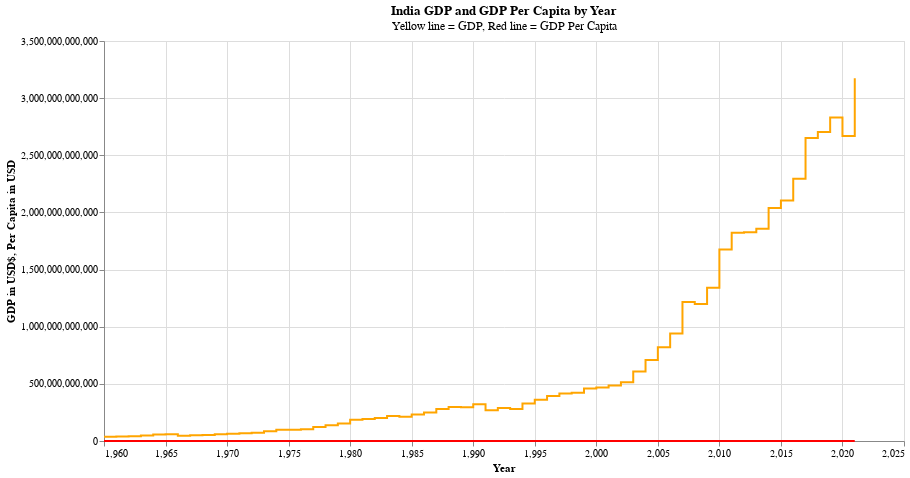

Source (notebook cell):
### Markdown cell above
# India GDP and GDP Per Capita by Year Line Plot

### Code cell
import altair as alt

chart56 = alt.Chart(india_df).mark_line(interpolate='step-after').encode(
    x=alt.X('Year', title='Year'),
    y=alt.Y('GDP in USD$', title='GDP in USD$'),
    color=alt.value("orange"),
    tooltip=['Year', alt.Tooltip('GDP in USD$', format='$,.2f')]
).properties(
    width=800,
    height=400,
    title={
        "text": "India GDP and GDP Per Capita by Year",
        "subtitle": "Yellow line = GDP, Red line = GDP Per Capita"
    }
)

chart2 = alt.Chart(india_df).mark_line(interpolate='step-after').encode(
    x=alt.X('Year', title='Year'),
    y=alt.Y('Per Capita in USD', title='Per Capita in USD'),
    color=alt.value("Red"),
    tooltip=['Year', alt.Tooltip('Per Capita in USD', format='$,.2f')]
).properties(
    width=800,
    height=400,
    title={
        "text": "India GDP by Year",
        "subtitle": "Yellow line = GDP, Red line = GDP Per Capita"
    }
)

chart56 + chart2

### Figure 1 — Vega-Lite specification as saved in the notebook (floating-point values rounded to 4 significant figures)
{"config": {"view": {"continuousWidth": 400, "continuousHeight": 300}}, "layer": [{"mark": {"type": "line", "interpolate": "step-after"}, "encoding": {"color": {"value": "orange"}, "tooltip": [{"field": "Year", "type": "quantitative"}, {"field": "GDP in USD$", "format": "$,.2f", "type": "quantitative"}], "x": {"field": "Year", "title": "Year", "type": "quantitative"}, "y": {"field": "GDP in USD$", "title": "GDP in USD$", "type": "quantitative"}}, "height": 400, "title": {"text": "India GDP and GDP Per Capita by Year", "subtitle": "Yellow line = GDP, Red line = GDP Per Capita"}, "width": 800}, {"mark": {"type": "line", "interpolate": "step-after"}, "encoding": {"color": {"value": "Red"}, "tooltip": [{"field": "Year", "type": "quantitative"}, {"field": "Per Capita in USD", "format": "$,.2f", "type": "quantitative"}], "x": {"field": "Year", "title": "Year", "type": "quantitative"}, "y": {"field": "Per Capita in USD", "title": "Per Capita in USD", "type": "quantitative"}}, "height": 400, "title": {"text": "India GDP by Year", "subtitle": "Yellow line = GDP, Red line = GDP Per Capita"}, "width": 800}], "data": {"name": "data-3ca48578e6010686f7a5389bdf8a7db6"}, "$schema": "https://vega.github.io/schema/vega-lite/v4.17.0.json", "datasets": {"data-3ca48578e6010686f7a5389bdf8a7db6": [{"Unnamed: 0": 0, "Year": 2021, "GDP in USD$": 3173000000000.0, "GDP in (Billion) $": 3173.0, "Per Capita in USD": 2207.0, "Per Capita in rupees": 182160, "Growth %": 8.95}, {"Unnamed: 0": 1, "Year": 2020, "GDP in USD$": 2668000000000.0, "GDP in (Billion) $": 2668.0, "Per Capita in USD": 1874.0, "Per Capita in rupees": 154640, "Growth %": -6.6}, {"Unnamed: 0": 2, "Year": 2019, "GDP in USD$": 2832000000000.0, "GDP in (Billion) $": 2832.0, "Per Capita in USD": 2008.0, "Per Capita in rupees": 165760, "Growth %": 3.74}, {"Unnamed: 0": 3, "Year": 2018, "GDP in USD$": 2703000000000.0, "GDP in (Billion) $": 2703.0, "Per Capita in USD": 1937.0, "Per Capita in rupees": 159840, "Growth %": 6.45}, {"Unnamed: 0": 4, "Year": 2017, "GDP in USD$": 2651000000000.0, "GDP in (Billion) $": 2651.0, "Per Capita in USD": 1920.0, "Per Capita in rupees": 158480, "Growth %": 6.8}, {"Unnamed: 0": 5, "Year": 2016, "GDP in USD$": 2295000000000.0, "GDP in (Billion) $": 2295.0, "Per Capita in USD": 1680.0, "Per Capita in rupees": 138640, "Growth %": 8.26}, {"Unnamed: 0": 6, "Year": 2015, "GDP in USD$": 2104000000000.0, "GDP in (Billion) $": 2104.0, "Per Capita in USD": 1557.0, "Per Capita in rupees": 128480, "Growth %": 8.0}, {"Unnamed: 0": 7, "Year": 2014, "GDP in USD$": 2039000000000.0, "GDP in (Billion) $": 2039.0, "Per Capita in USD": 1526.0, "Per Capita in rupees": 125920, "Growth %": 7.41}, {"Unnamed: 0": 8, "Year": 2013, "GDP in USD$": 1857000000000.0, "GDP in (Billion) $": 1857.0, "Per Capita in USD": 1406.0, "Per Capita in rupees": 116000, "Growth %": 6.39}, {"Unnamed: 0": 9, "Year": 2012, "GDP in USD$": 1828000000000.0, "GDP in (Billion) $": 1828.0, "Per Capita in USD": 1400.0, "Per Capita in rupees": 115520, "Growth %": 5.46}, {"Unnamed: 0": 10, "Year": 2011, "GDP in USD$": 1823000000000.0, "GDP in (Billion) $": 1823.0, "Per Capita in USD": 1413.0, "Per Capita in rupees": 116640, "Growth %": 5.24}, {"Unnamed: 0": 11, "Year": 2010, "GDP in USD$": 1676000000000.0, "GDP in (Billion) $": 1676.0, "Per Capita in USD": 1316.0, "Per Capita in rupees": 108640, "Growth %": 8.5}, {"Unnamed: 0": 12, "Year": 2009, "GDP in USD$": 1342000000000.0, "GDP in (Billion) $": 1342.0, "Per Capita in USD": 1068.0, "Per Capita in rupees": 88160, "Growth %": 7.86}, {"Unnamed: 0": 13, "Year": 2008, "GDP in USD$": 1199000000000.0, "GDP in (Billion) $": 1199.0, "Per Capita in USD": 968.4, "Per Capita in rupees": 79920, "Growth %": 3.09}, {"Unnamed: 0": 14, "Year": 2007, "GDP in USD$": 1217000000000.0, "GDP in (Billion) $": 1217.0, "Per Capita in USD": 996.5, "Per Capita in rupees": 82240, "Growth %": 7.66}, {"Unnamed: 0": 15, "Year": 2006, "GDP in USD$": 940300000000.0, "GDP in (Billion) $": 940.3, "Per Capita in USD": 782.3, "Per Capita in rupees": 64560, "Growth %": 8.06}, {"Unnamed: 0": 16, "Year": 2005, "GDP in USD$": 820400000000.0, "GDP in (Billion) $": 820.4, "Per Capita in USD": 693.1, "Per Capita in rupees": 57200, "Growth %": 7.92}, {"Unnamed: 0": 17, "Year": 2004, "GDP in USD$": 709200000000.0, "GDP in (Billion) $": 709.1, "Per Capita in USD": 608.7, "Per Capita in rupees": 50240, "Growth %": 7.92}, {"Unnamed: 0": 18, "Year": 2003, "GDP in USD$": 607700000000.0, "GDP in (Billion) $": 607.7, "Per Capita in USD": 530.2, "Per Capita in rupees": 43760, "Growth %": 7.86}, {"Unnamed: 0": 19, "Year": 2002, "GDP in USD$": 514900000000.0, "GDP in (Billion) $": 514.9, "Per Capita in USD": 456.6, "Per Capita in rupees": 37680, "Growth %": 3.8}, {"Unnamed: 0": 20, "Year": 2001, "GDP in USD$": 485400000000.0, "GDP in (Billion) $": 485.4, "Per Capita in USD": 438.1, "Per Capita in rupees": 36160, "Growth %": 4.82}, {"Unnamed: 0": 21, "Year": 2000, "GDP in USD$": 468400000000.0, "GDP in (Billion) $": 468.4, "Per Capita in USD": 429.4, "Per Capita in rupees": 35440, "Growth %": 3.84}, {"Unnamed: 0": 22, "Year": 1999, "GDP in USD$": 458800000000.0, "GDP in (Billion) $": 458.8, "Per Capita in USD": 428.5, "Per Capita in rupees": 35360, "Growth %": 8.85}, {"Unnamed: 0": 23, "Year": 1998, "GDP in USD$": 421400000000.0, "GDP in (Billion) $": 421.4, "Per Capita in USD": 400.3, "Per Capita in rupees": 33040, "Growth %": 6.18}, {"Unnamed: 0": 24, "Year": 1997, "GDP in USD$": 415900000000.0, "GDP in (Billion) $": 415.9, "Per Capita in USD": 402.3, "Per Capita in rupees": 33200, "Growth %": 4.05}, {"Unnamed: 0": 25, "Year": 1996, "GDP in USD$": 392900000000.0, "GDP in (Billion) $": 392.9, "Per Capita in USD": 387.7, "Per Capita in rupees": 32000, "Growth %": 7.55}, {"Unnamed: 0": 26, "Year": 1995, "GDP in USD$": 360300000000.0, "GDP in (Billion) $": 360.3, "Per Capita in USD": 362.5, "Per Capita in rupees": 29920, "Growth %": 7.57}, {"Unnamed: 0": 27, "Year": 1994, "GDP in USD$": 327300000000.0, "GDP in (Billion) $": 327.3, "Per Capita in USD": 335.4, "Per Capita in rupees": 27680, "Growth %": 6.66}, {"Unnamed: 0": 28, "Year": 1993, "GDP in USD$": 279300000000.0, "GDP in (Billion) $": 279.3, "Per Capita in USD": 291.8, "Per Capita in rupees": 24080, "Growth %": 4.75}, {"Unnamed: 0": 29, "Year": 1992, "GDP in USD$": 288200000000.0, "GDP in (Billion) $": 288.2, "Per Capita in USD": 307.3, "Per Capita in rupees": 25360, "Growth %": 5.48}, {"Unnamed: 0": 30, "Year": 1991, "GDP in USD$": 270100000000.0, "GDP in (Billion) $": 270.1, "Per Capita in USD": 293.7, "Per Capita in rupees": 24240, "Growth %": 1.06}, {"Unnamed: 0": 31, "Year": 1990, "GDP in USD$": 321000000000.0, "GDP in (Billion) $": 321.0, "Per Capita in USD": 356.7, "Per Capita in rupees": 29440, "Growth %": 5.53}, {"Unnamed: 0": 32, "Year": 1989, "GDP in USD$": 296000000000.0, "GDP in (Billion) $": 296.0, "Per Capita in USD": 335.4, "Per Capita in rupees": 27680, "Growth %": 5.95}, {"Unnamed: 0": 33, "Year": 1988, "GDP in USD$": 296600000000.0, "GDP in (Billion) $": 296.6, "Per Capita in USD": 343.1, "Per Capita in rupees": 28320, "Growth %": 9.63}, {"Unnamed: 0": 34, "Year": 1987, "GDP in USD$": 279000000000.0, "GDP in (Billion) $": 279.0, "Per Capita in USD": 329.6, "Per Capita in rupees": 27200, "Growth %": 3.97}, {"Unnamed: 0": 35, "Year": 1986, "GDP in USD$": 249000000000.0, "GDP in (Billion) $": 249.0, "Per Capita in USD": 300.5, "Per Capita in rupees": 24800, "Growth %": 4.78}, {"Unnamed: 0": 36, "Year": 1985, "GDP in USD$": 232500000000.0, "GDP in (Billion) $": 232.5, "Per Capita in USD": 286.9, "Per Capita in rupees": 23680, "Growth %": 5.25}, {"Unnamed: 0": 37, "Year": 1984, "GDP in USD$": 212200000000.0, "GDP in (Billion) $": 212.2, "Per Capita in USD": 268.5, "Per Capita in rupees": 22160, "Growth %": 3.82}, {"Unnamed: 0": 38, "Year": 1983, "GDP in USD$": 218300000000.0, "GDP in (Billion) $": 218.3, "Per Capita in USD": 282.1, "Per Capita in rupees": 23280, "Growth %": 7.29}, {"Unnamed: 0": 39, "Year": 1982, "GDP in USD$": 200700000000.0, "GDP in (Billion) $": 200.7, "Per Capita in USD": 265.6, "Per Capita in rupees": 21920, "Growth %": 3.48}, {"Unnamed: 0": 40, "Year": 1981, "GDP in USD$": 193500000000.0, "GDP in (Billion) $": 193.5, "Per Capita in USD": 261.7, "Per Capita in rupees": 21600, "Growth %": 6.01}, {"Unnamed: 0": 41, "Year": 1980, "GDP in USD$": 186300000000.0, "GDP in (Billion) $": 186.3, "Per Capita in USD": 258.8, "Per Capita in rupees": 21360, "Growth %": 6.74}, {"Unnamed: 0": 42, "Year": 1979, "GDP in USD$": 153000000000.0, "GDP in (Billion) $": 153.0, "Per Capita in USD": 217.1, "Per Capita in rupees": 17920, "Growth %": -5.24}, {"Unnamed: 0": 43, "Year": 1978, "GDP in USD$": 137300000000.0, "GDP in (Billion) $": 137.3, "Per Capita in USD": 199.7, "Per Capita in rupees": 16480, "Growth %": 5.71}, {"Unnamed: 0": 44, "Year": 1977, "GDP in USD$": 121500000000.0, "GDP in (Billion) $": 121.5, "Per Capita in USD": 180.3, "Per Capita in rupees": 14880, "Growth %": 7.25}, {"Unnamed: 0": 45, "Year": 1976, "GDP in USD$": 102700000000.0, "GDP in (Billion) $": 102.7, "Per Capita in USD": 156.1, "Per Capita in rupees": 12880, "Growth %": 1.66}, {"Unnamed: 0": 46, "Year": 1975, "GDP in USD$": 98470000000.0, "GDP in (Billion) $": 98.47, "Per Capita in USD": 153.2, "Per Capita in rupees": 12640, "Growth %": 9.15}, {"Unnamed: 0": 47, "Year": 1974, "GDP in USD$": 99530000000.0, "GDP in (Billion) $": 99.53, "Per Capita in USD": 158.0, "Per Capita in rupees": 13040, "Growth %": 1.19}, {"Unnamed: 0": 48, "Year": 1973, "GDP in USD$": 85520000000.0, "GDP in (Billion) $": 85.52, "Per Capita in USD": 139.6, "Per Capita in rupees": 11520, "Growth %": 3.3}, {"Unnamed: 0": 49, "Year": 1972, "GDP in USD$": 71460000000.0, "GDP in (Billion) $": 71.46, "Per Capita in USD": 119.2, "Per Capita in rupees": 9840, "Growth %": -0.55}, {"Unnamed: 0": 50, "Year": 1971, "GDP in USD$": 67350000000.0, "GDP in (Billion) $": 67.35, "Per Capita in USD": 115.4, "Per Capita in rupees": 9520, "Growth %": 1.64}, {"Unnamed: 0": 51, "Year": 1970, "GDP in USD$": 62420000000.0, "GDP in (Billion) $": 62.42, "Per Capita in USD": 108.6, "Per Capita in rupees": 8960, "Growth %": 5.16}, {"Unnamed: 0": 52, "Year": 1969, "GDP in USD$": 58450000000.0, "GDP in (Billion) $": 58.45, "Per Capita in USD": 104.7, "Per Capita in rupees": 8640, "Growth %": 6.54}, {"Unnamed: 0": 53, "Year": 1968, "GDP in USD$": 53090000000.0, "GDP in (Billion) $": 53.09, "Per Capita in USD": 96.93, "Per Capita in rupees": 8000, "Growth %": 3.39}, {"Unnamed: 0": 54, "Year": 1967, "GDP in USD$": 50130000000.0, "GDP in (Billion) $": 50.13, "Per Capita in USD": 93.06, "Per Capita in rupees": 7680, "Growth %": 7.83}, {"Unnamed: 0": 55, "Year": 1966, "GDP in USD$": 45870000000.0, "GDP in (Billion) $": 45.87, "Per Capita in USD": 87.24, "Per Capita in rupees": 7200, "Growth %": -0.06}, {"Unnamed: 0": 56, "Year": 1965, "GDP in USD$": 59550000000.0, "GDP in (Billion) $": 59.55, "Per Capita in USD": 115.4, "Per Capita in rupees": 9520, "Growth %": -2.64}, {"Unnamed: 0": 57, "Year": 1964, "GDP in USD$": 56480000000.0, "GDP in (Billion) $": 56.48, "Per Capita in USD": 112.4, "Per Capita in rupees": 9280, "Growth %": 7.45}, {"Unnamed: 0": 58, "Year": 1963, "GDP in USD$": 48420000000.0, "GDP in (Billion) $": 48.42, "Per Capita in USD": 97.9, "Per Capita in rupees": 8080, "Growth %": 5.99}, {"Unnamed: 0": 59, "Year": 1962, "GDP in USD$": 42160000000.0, "GDP in (Billion) $": 42.16, "Per Capita in USD": 87.24, "Per Capita in rupees": 7200, "Growth %": 2.93}, {"Unnamed: 0": 60, "Year": 1961, "GDP in USD$": 39230000000.0, "GDP in (Billion) $": 39.23, "Per Capita in USD": 82.39, "Per Capita in rupees": 6800, "Growth %": 3.72}, {"Unnamed: 0": 61, "Year": 1960, "GDP in USD$": 37030000000.0, "GDP in (Billion) $": 37.03, "Per Capita in USD": 79.49, "Per Capita in rupees": 6560, "Growth %": 0.0}]}}
